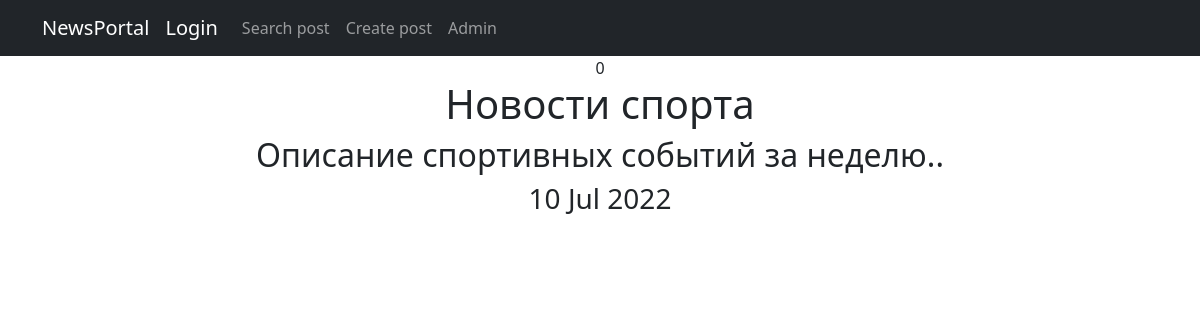
Page /news/posts/11 on the committed database.
### news/models.py (models this page shows, shortened)
class Post(models.Model):
    author = models.ForeignKey(Author, on_delete=models.CASCADE)
    NEWS = 'NW'
    ARTICLE = 'AR'
    CATEGORY_CHOICES = (
        (NEWS, 'Новость'),
        (ARTICLE, 'Статья'),
    )
    categoryType = models.CharField(max_length=2, choices=CATEGORY_CHOICES, default=ARTICLE)
    dateCreation = models.DateTimeField(auto_now_add=True)
    postCategory = models.ManyToManyField(Category, through='PostCategory')
    title = models.CharField(max_length=128)
    text = models.TextField()
    rating = models.SmallIntegerField(default=0)

### news/views.py (the view)
# urls.py: path('posts/<int:pk>', PostDetail.as_view(), name='post_detail'),
class PostDetail(DetailView):
    model = Post
    permission_required = (
        'news.view_post',
    )
    template_name = 'new.html'
    context_object_name = 'new'

### news/templatetags/custom_filters.py (called while the page is built)
@register.filter()
def censor(text):
    new_text = re.sub(r'[^\w\s]', '', text)
    word_list = new_text.strip().split()
    new_stop_list = [x.lower() for x in WORDS_TO_CATCH]
    for word in word_list:
        word_len = len(word)
        if (word.lower() in new_stop_list) or (
                (word.lower()[-1] == 's') and (word.lower()[:word_len - 1] in new_stop_list)):
            substitute = word[0] + '*' * (len(word) - 2) + word[-1]  # about -> a***t
            text = text.replace(word, substitute)
    return text

### templates/new.html (shortened to what this page needs)
{% extends 'flatpages/default.html' %}
{% load custom_filters %}
{% block content %}
{{ news | length }}
<h1>{{ new.title }}</h1>
<h2>{{ new.text | censor }}</h2>
<h3>{{ new.dateCreation|date:'d M Y' }}</h3>
{% endblock content %}

### rows in the picture
Post: title "Новости спорта", text|censor "Описание спортивных событий за неделю..", dateCreation "10 Jul 2022"

### other values in the picture
{{ news | length }} "0"
